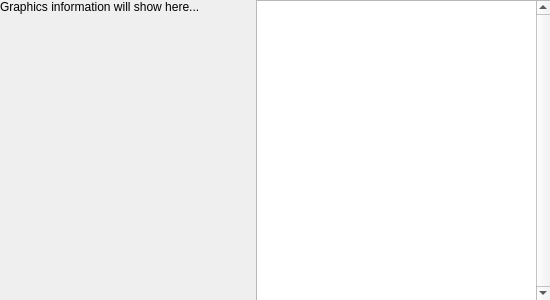
<?xml version="1.0" encoding="UTF-8"?>
<ui version="4.0">
 <class>graphicsDebugInfoDialog</class>
 <widget class="QDialog" name="graphicsDebugInfoDialog">
  <property name="geometry">
   <rect>
    <x>0</x>
    <y>0</y>
    <width>550</width>
    <height>300</height>
   </rect>
  </property>
  <property name="windowTitle">
   <string>Graphics Info</string>
  </property>
  <widget class="QWidget" name="horizontalLayoutWidget">
   <property name="geometry">
    <rect>
     <x>0</x>
     <y>0</y>
     <width>551</width>
     <height>301</height>
    </rect>
   </property>
   <layout class="QHBoxLayout" name="horizontalLayout">
    <item>
     <widget class="QLabel" name="lbl_info">
      <property name="sizePolicy">
       <sizepolicy hsizetype="Minimum" vsizetype="Minimum">
        <horstretch>0</horstretch>
        <verstretch>0</verstretch>
       </sizepolicy>
      </property>
      <property name="minimumSize">
       <size>
        <width>250</width>
        <height>0</height>
       </size>
      </property>
      <property name="autoFillBackground">
       <bool>true</bool>
      </property>
      <property name="text">
       <string>Graphics information will show here...</string>
      </property>
      <property name="alignment">
       <set>Qt::AlignLeading|Qt::AlignLeft|Qt::AlignTop</set>
      </property>
      <property name="wordWrap">
       <bool>true</bool>
      </property>
     </widget>
    </item>
    <item>
     <widget class="QTextEdit" name="txt_info">
      <property name="verticalScrollBarPolicy">
       <enum>Qt::ScrollBarAlwaysOn</enum>
      </property>
      <property name="readOnly">
       <bool>true</bool>
      </property>
     </widget>
    </item>
   </layout>
  </widget>
 </widget>
 <resources/>
 <connections/>
</ui>
